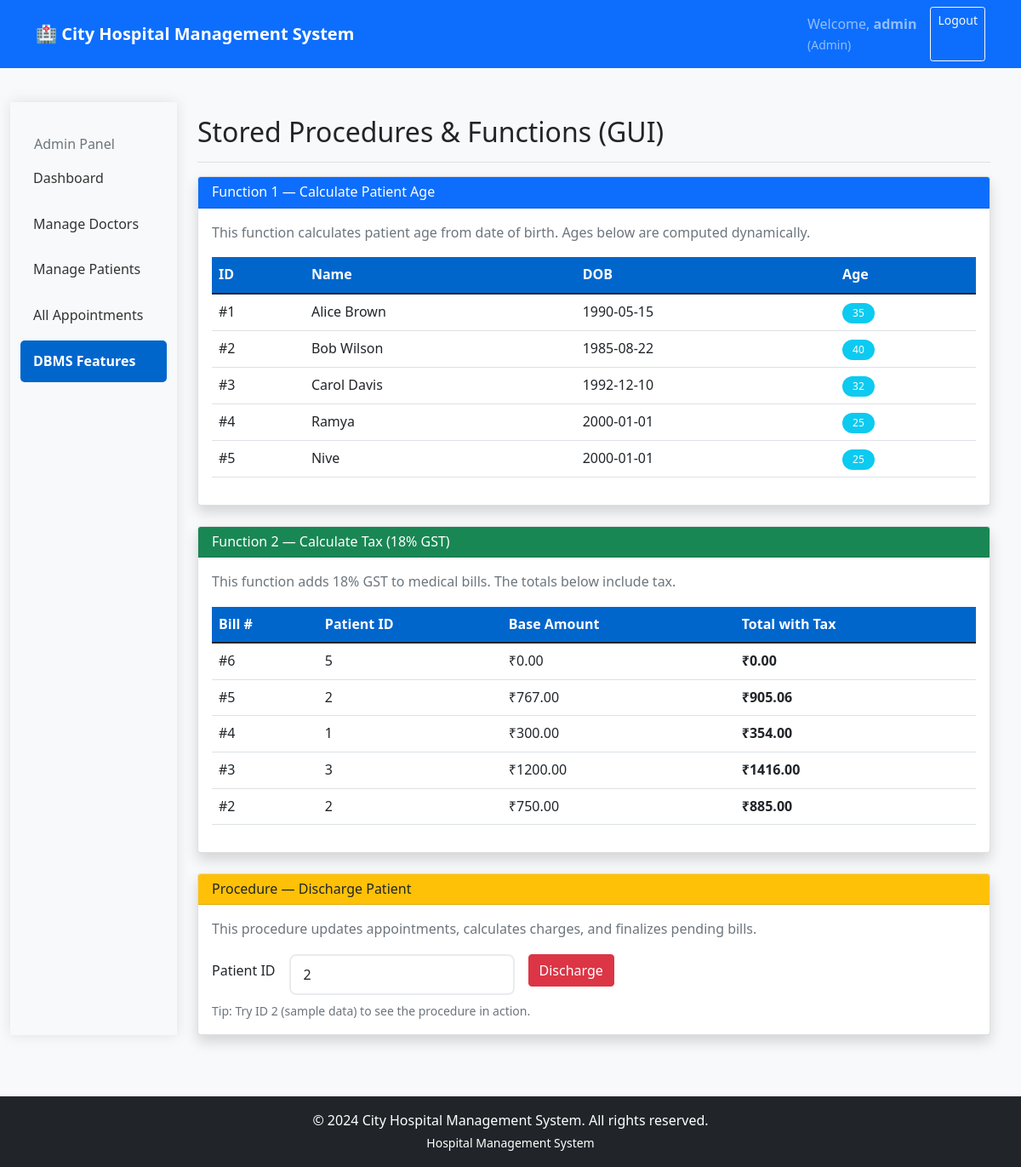
Page /admin/dbms-features (signed in) on the committed database.
### tables this page shows
CREATE TABLE patients (
            id INTEGER PRIMARY KEY AUTOINCREMENT,
            name TEXT NOT NULL,
            email TEXT UNIQUE,
            phone TEXT,
            address TEXT,
            date_of_birth TEXT,
            gender TEXT,
            emergency_contact TEXT,
            medical_history TEXT,
            created_at TEXT
        );

CREATE TABLE bills (
            id INTEGER PRIMARY KEY AUTOINCREMENT,
            patient_id INTEGER NOT NULL,
            appointment_id INTEGER,
            total_amount REAL NOT NULL,
            payment_status TEXT DEFAULT 'Pending',
            payment_method TEXT,
            created_at TEXT,
            FOREIGN KEY (patient_id) REFERENCES patients(id),
            FOREIGN KEY (appointment_id) REFERENCES appointments(id)
        );

### app.py (the view)
@app.route('/admin/dbms-features')
def admin_dbms_features():
    if session.get('role') != 'admin':
        flash('Please login as administrator.', 'error')
        return redirect(url_for('login_page'))
    conn = get_db_connection()
    patients = conn.execute('SELECT * FROM patients').fetchall()
    patients_with_age = []
    for patient in patients:
        age = calculate_patient_age(patient['date_of_birth']) if patient['date_of_birth'] else 0
        patients_with_age.append({**dict(patient), 'age': age})
    bills = conn.execute('SELECT * FROM bills ORDER BY id DESC').fetchall()
    bills_with_tax = []
    for bill in bills:
        total_with_tax = calculate_total_with_tax(bill['total_amount'])
        bills_with_tax.append({**dict(bill), 'total_with_tax': total_with_tax})
    conn.close()
    return render_template('admin/dbms_features.html', patients=patients_with_age, bills=bills_with_tax)

### app.py (called while the page is built)
@app.context_processor
def inject_datetime():
    return dict(datetime=datetime)

def get_db_connection():
    conn = sqlite3.connect(app.config['DATABASE'])
    conn.row_factory = sqlite3.Row
    return conn

def calculate_patient_age(date_of_birth):
    from datetime import datetime
    birth_date = datetime.strptime(date_of_birth, '%Y-%m-%d')
    today = datetime.now()
    return today.year - birth_date.year - ((today.month, today.day) < (birth_date.month, birth_date.day))

def calculate_total_with_tax(amount):
    return amount + (amount * 0.18)

### templates/admin/dbms_features.html (shortened to what this page needs)
{% extends "layout.html" %}
{% block content %}
<div class="container-fluid">
    <div class="row">
        <div class="col-md-3 col-lg-2 bg-light sidebar">
            <div class="position-sticky pt-3">
                <h6 class="sidebar-heading d-flex justify-content-between align-items-center px-3 mt-4 mb-1 text-muted">
                    <span>Admin Panel</span>
                </h6>
                <ul class="nav flex-column">
                    <li class="nav-item">
                        <a class="nav-link" href="{{ url_for('admin_dashboard') }}">Dashboard</a>
                    </li>
                    <li class="nav-item">
                        <a class="nav-link" href="{{ url_for('admin_doctors') }}">Manage Doctors</a>
                    </li>
                    <li class="nav-item">
                        <a class="nav-link" href="{{ url_for('admin_patients') }}">Manage Patients</a>
                    </li>
                    <li class="nav-item">
                        <a class="nav-link" href="{{ url_for('admin_appointments') }}">All Appointments</a>
                    </li>
                    <li class="nav-item">
                        <a class="nav-link active" href="{{ url_for('admin_dbms_features') }}">DBMS Features</a>
                    </li>
                </ul>
            </div>
        </div>
        <div class="col-md-9 col-lg-10 ms-sm-auto px-4">
            <div class="d-flex justify-content-between flex-wrap flex-md-nowrap align-items-center pt-3 pb-2 mb-3 border-bottom">
                <h1 class="h2">Stored Procedures & Functions (GUI)</h1>
            </div>
            <div class="card shadow mb-4">
                <div class="card-header bg-primary text-white">
                    <h6 class="mb-0">Function 1 — Calculate Patient Age</h6>
                </div>
                <div class="card-body">
                    <p class="text-muted mb-3">This function calculates patient age from date of birth. Ages below are computed dynamically.</p>
                    <div class="table-responsive">
                        <table class="table table-hover">
                            <thead class="table-light">
                                <tr>
                                    <th>ID</th><th>Name</th><th>DOB</th><th>Age</th>
                                </tr>
                            </thead>
                            <tbody>
                                {% for p in patients[:5] %}
                                <tr>
                                    <td>#{{ p.id }}</td>
                                    <td>{{ p.name }}</td>
                                    <td>{{ p.date_of_birth }}</td>
                                    <td><span class="badge bg-info">{{ p.age }}</span></td>
                                </tr>
                                {% endfor %}
                            </tbody>
                        </table>
                    </div>
                </div>
            </div>
            <div class="card shadow mb-4">
                <div class="card-header bg-success text-white">
                    <h6 class="mb-0">Function 2 — Calculate Tax (18% GST)</h6>
                </div>
                <div class="card-body">
                    <p class="text-muted mb-3">This function adds 18% GST to medical bills. The totals below include tax.</p>
                    <div class="table-responsive">
                        <table class="table table-hover">
                            <thead class="table-light">
                                <tr>
                                    <th>Bill #</th><th>Patient ID</th><th>Base Amount</th><th>Total with Tax</th>
                                </tr>
                            </thead>
                            <tbody>
                                {% for b in bills[:5] %}
                                <tr>
                                    <td>#{{ b.id }}</td>
                                    <td>{{ b.patient_id }}</td>
                                    <td>₹{{ "%.2f"|format(b.total_amount) }}</td>
                                    <td><strong>₹{{ "%.2f"|format(b.total_with_tax) }}</strong></td>
                                </tr>
                                {% endfor %}
                            </tbody>
                        </table>
                    </div>
                </div>
            </div>
            <div class="card shadow">
                <div class="card-header bg-warning">
                    <h6 class="mb-0">Procedure — Discharge Patient</h6>
                </div>
                <div class="card-body">
                    <p class="text-muted">This procedure updates appointments, calculates charges, and finalizes pending bills.</p>
                    <form class="row g-3" method="POST" action="{{ url_for('discharge_patient_action') }}">
                        <div class="col-auto">
                            <label class="col-form-label">Patient ID</label>
                        </div>
                        <div class="col-auto">
                            <input type="number" class="form-control" name="patient_id" value="2" min="1">
                        </div>
                        <div class="col-auto">
                            <button type="submit" class="btn btn-danger">Discharge</button>
                        </div>
                    </form>
                    <small class="text-muted d-block mt-2">Tip: Try ID 2 (sample data) to see the procedure in action.</small>
                </div>
            </div>
        </div>
    </div>
</div>
{% endblock %}

### static/css/style.css (style rules this page uses)
:root { --primary: #007bff; --secondary: #6c757d; --success: #28a745; --danger: #dc3545; --warning: #ffc107; --info: #17a2b8; --light: #f8f9fa; --dark: #343a40; --hospital-blue: #0066cc; --hospital-light-blue: #e6f2ff; }
body { font-family: 'Segoe UI', Tahoma, Geneva, Verdana, sans-serif; background-color: #f8f9fa; line-height: 1.6; }
.sidebar { min-height: calc(100vh - 76px); box-shadow: 0 0 15px rgba(0,0,0,0.1); }
.sidebar .nav-link { color: #333; padding: 12px 15px; margin: 2px 0; border-radius: 5px; transition: all 0.3s ease; }
.sidebar .nav-link.active { background-color: var(--hospital-blue); color: white; font-weight: 600; }
.table th { background-color: var(--hospital-blue); color: white; border: none; font-weight: 600; }
.badge { font-weight: 500; padding: 6px 12px; border-radius: 20px; }
.form-control, .form-select { border-radius: 8px; border: 2px solid #e9ecef; padding: 10px 15px; transition: all 0.3s ease; }

### rows in the picture
patients: id "1", name "Alice Brown", date_of_birth "1990-05-15", age "35"
patients: id "2", name "Bob Wilson", date_of_birth "1985-08-22", age "40"
patients: id "3", name "Carol Davis", date_of_birth "1992-12-10", age "32"
patients: id "4", name "Ramya", date_of_birth "2000-01-01", age "25"
patients: id "5", name "Nive", date_of_birth "2000-01-01", age "25"
bills: id "6", patient_id "5", total_amount "0.00", total_with_tax "0.00"
bills: id "5", patient_id "2", total_amount "767.00", total_with_tax "905.06"
bills: id "4", patient_id "1", total_amount "300.00", total_with_tax "354.00"
bills: id "3", patient_id "3", total_amount "1200.00", total_with_tax "1416.00"
bills: id "2", patient_id "2", total_amount "750.00", total_with_tax "885.00"

### other values in the picture
{{ session.username }} "admin"
{{ session.role|title }} "Admin"
